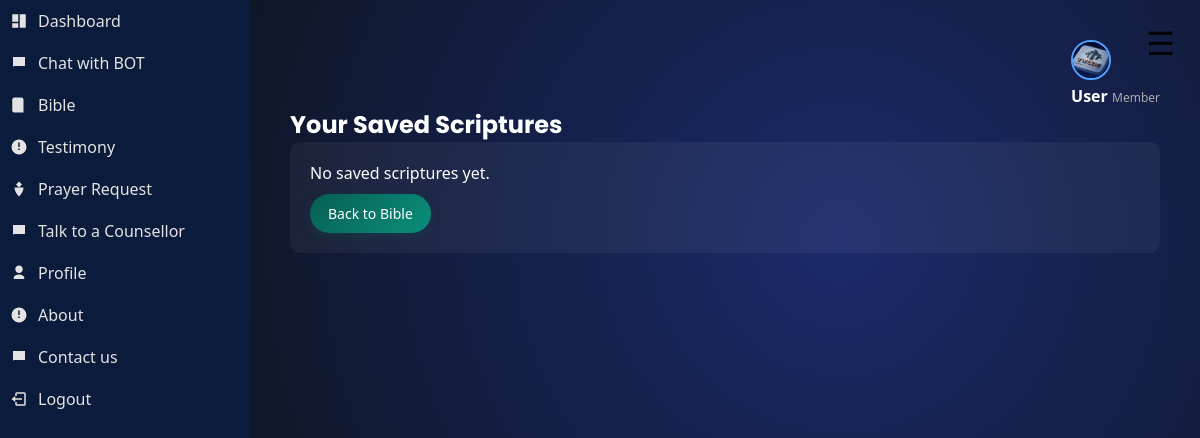
/saved_scriptures, run on an earlier commit of the app's database.
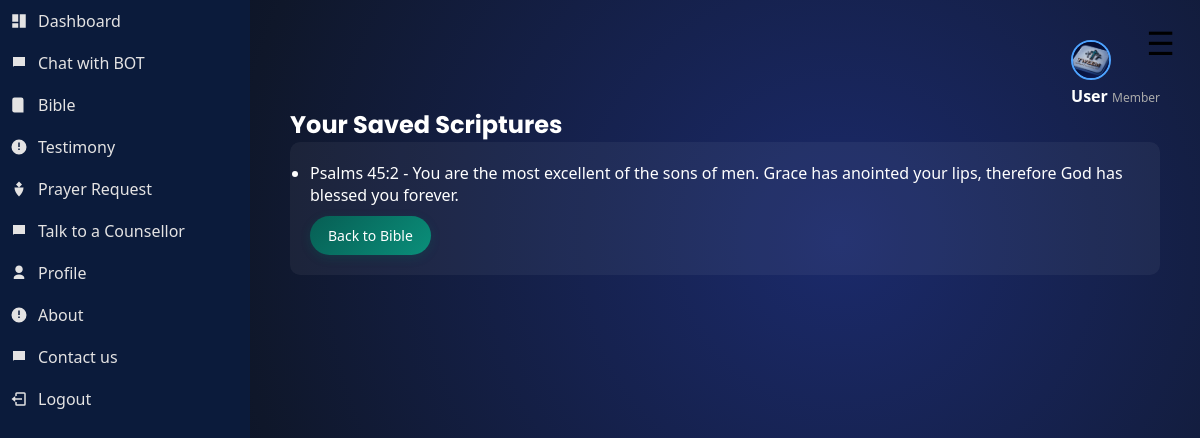
And on a later commit of the database.
### tables this page shows
CREATE TABLE saved_scriptures (
        id INTEGER PRIMARY KEY AUTOINCREMENT,
        verse TEXT
    );

### app.py (the view)
@app.route("/saved_scriptures")
def saved_scriptures():
    conn = sqlite3.connect("database.db")
    cursor = conn.cursor()
    cursor.execute("SELECT verse FROM saved_scriptures")
    verses = cursor.fetchall()
    conn.close()
    return render_template("saved_scriptures.html", verses=verses)

### app.py (called while the page is built, shortened)
@app.context_processor
def inject_user():
    return dict(user=None)

### templates/saved_scriptures.html (shortened to what this page needs)
{% extends "layout.html" %}
{% block content %}
<section class="bible-section">
<h1>Your Saved Scriptures</h1>
<div class="bible-card">
{% if verses %}
    <ul>
        {% for verse in verses %}
            <li>{{ verse[0] }}</li>
        {% endfor %}
    </ul>
{% else %}
    <p>No saved scriptures yet.</p>
{% endif %}
<a href="/bible" class="save-btn"> Back to Bible</a>
</div>
</section>
{% endblock %}

### templates/layout.html (shortened to what this page needs)
<!DOCTYPE html>
<html lang="en">
<head>
    <link rel="stylesheet" href="{{ url_for('static', filename='css/style.css') }}">
    <link rel="stylesheet" href="{{ url_for('static', filename='css/mobile.css') }}">
</head>
<body class="light">
<div class="app">
<button id="menu-toggle-btn" onclick="toggleMenu()" class="menu-toggle-btn">☰</button>
    <aside class="sidebar" id="sidebar">
        <nav class="menu">
            {% if session.get("role") == "admin" %}
            <a href="/admin/dashboard">
                <svg><use href="#icon-dashboard"/></svg>
                Dashboard
            </a>
            <a href="/admin/chats">
                <svg><use href="#icon-chat"/></svg>
                Counselling Chats
            </a>
            <a href="/admin/prayers">
                <svg><use href="#icon-prayer"/></svg>
                Prayer Requests
            </a>
            <a href="/admin/testimonies">
                <svg><use href="#icon-testimony"/></svg>
                Testimonies
            </a>
            <a href="/admin/users">
                <svg><use href="#icon-users"/></svg>
                Manage Users
            </a>
            <a href="/admin/contacts">
                <svg><use href="#icon-chat"/></svg>
                Contact Messages
            </a>
            {% else %}
            <a href="/dashboard">
                <svg><use href="#icon-dashboard"/></svg>
                Dashboard
            </a>
            <a href="/chat">
                <svg><use href="#icon-chat"/></svg>
                Chat with BOT
            </a>
            <a href="/bible">
                <svg><use href="#icon-bible"/></svg>
                Bible
            </a>
            <a href="/testimony">
                <svg><use href="#icon-testimony"/></svg>
                Testimony
            </a>
            <a href="/prayer">
                <svg><use href="#icon-prayer"/></svg>
                Prayer Request
            </a>
            <a href="/counselor_chat">
                <svg><use href="#icon-chat"/></svg>
                Talk to a Counsellor
            </a>
            <a href="/profile">
                <svg><use href="#icon-user"/></svg>
                Profile
            </a>
            <a href="/about">
                <svg><use href="#icon-testimony" /></svg>
                About
            </a>
             <a href="/contact">
                <svg><use href="#icon-chat" /></svg>
                Contact us
            </a>
            {% endif %}
            <a href="/logout">
                <svg><use href="#icon-logout"/></svg>
                Logout
            </a>
        </nav>
    </aside>
    <main class="content" id="content">
       <header class="topbar">
<div class="topbar-right">
<div class="topbar-right">
    <div class="admin-profile">
        <div class="profile-dropdown">
            <img
            src="{{ url_for('static', filename='uploads/' + user['profile_pic']) if user is defined and user['profile_pic'] else url_for('static', filename='logo.jpg') }}"
            class="profile-img"
            >
        <div class="admin-info">
            <span class="admin-name">{{ session.get("user_name", "User") }}</span>
            <span class="admin-role">{{ session.get("role", "Member") }}</span>
        </div>
</div>
</div>
</header>
        {% block content %}{% endblock %}
    </main>
</div>
</body>
</html>

### static/css/style.css (style rules this page uses)
* { margin: 0; padding: 0; box-sizing: border-box; font-family: 'Segoe UI', sans-serif; }
body, .sidebar, .content, .card, .bible-card { transition: background 0.4s ease, color 0.4s ease, width 0.35s ease, opacity 0.3s ease, transform 0.3s ease; }
body { font-family: 'Nunito', sans-serif; }
h1, h2, h3 { font-family: 'Poppins', sans-serif; }
body { min-height: 100vh; background: radial-gradient(circle at 70% 30%, #1b2a6b, #0f172a 60%, #020617 100%); color: white; overflow-x: hidden; transition: 0.3s ease; }
body::before { content: ""; position: fixed; width: 100%; height: 100%; background: url("https://www.transparenttextures.com/patterns/stardust.png"); opacity: 0.15; z-index: -1; }
.app { display: flex; height: 100vh; }
.sidebar { width: 250px; background: #0b1b3b; color: white; transition: width 0.35s ease; overflow: hidden; position: relative; }
.menu a { padding: 15px 20px; color: white; text-decoration: none; transition: opacity 0.3s ease, transform 0.3s ease, background 0.3s ease; }
.content { flex: 1; padding: 30px; transition: opacity 0.3s ease; }
body { transition: background 0.4s ease, color 0.4s ease; }
.menu { display: flex; flex-direction: column; }
.menu a { padding: 15px 20px; color: white; text-decoration: none; transition: 0.3s ease; }
.content { flex: 1; padding: 40px; position: relative; }
.topbar { display: flex; justify-content: flex-end; }
.bible-section { max-width: 900px; margin: 0 auto; }
.bible-card { background: rgba(255,255,255,0.05); padding: 20px; border-radius: 10px; margin-bottom: 20px; }
a { text-decoration: none; color: black; }
button { background-color: black; color: white; border: none; padding: 4px 16px; cursor: pointer; }
.topbar-right { display: flex; justify-content: flex-end; }
.admin-profile { display: flex; align-items: center; gap: 10px; }
.profile-img { width: 40px; height: 40px; border-radius: 50%; object-fit: cover; cursor: pointer; border: 2px solid #4da3ff; }
.profile-dropdown { position: relative; }
.admin-name { font-weight: bold; }
.admin-role { font-size: 12px; color: #aaa; }
.save-btn { margin-top:10px; display:block; background:#4CAF50; border:none; padding:5px 10px; border-radius:8px; color:#fff; cursor:pointer; }
.menu a { display: flex; align-items: center; gap: 10px; padding: 10px; text-decoration: none; color: #e4e3e3; }
.menu svg { width: 18px; height: 18px; fill: currentColor; }

### static/css/mobile.css (style rules this page uses)
.menu-toggle-btn { position: fixed; top: 15px; right: 15px; z-index: 9999; font-size: 26px; background: transparent; color: #fff; border: none; padding: 6px 10px; border-radius: 6px; cursor: pointer; width: auto; }
@media (min-width: 769px) { .menu-toggle-btn { font-size: 32px; background: none; color: #000; } }
.save-btn { background: linear-gradient(135deg, #075e54, #0a8f7a); color: white; border: none; padding: 10px 18px; border-radius: 25px; font-size: 14px; cursor: pointer; display: inline-flex; align-items: center; gap: 6px; transition: 0.2s ease; box-shadow: 0 3px 10px rgba(7,94,84,0.3); }

What changed in the data, as far as the page shows it:
added saved_scriptures: verse "Psalms 45:2 - You are the most excellent of the sons of men. Grace has anointed your lips, therefore God has blessed you forever."
Also different on the page:
text no longer shown: "No saved scriptures yet."
